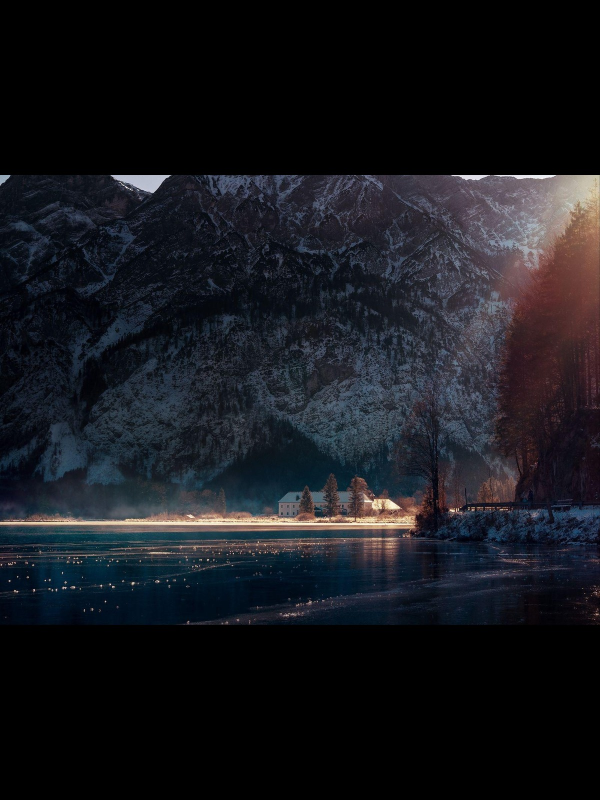
#> input picture images/nature.jpg, 1200 x 1600 px, found by its file name (shown at 1/2 size)
$ python Arith_operatn_on_img.py
#> lines starting #> are read from the running program, lines starting #| are printed output that depends on the picture
import cv2
import numpy

#reading image
img1 = cv2.imread('cv2 work\\images\\nature.jpg')
#> img1 is the input picture: shape (1600, 1200, 3); mean B, G, R 29.8, 24.4, 23
img2 = cv2.imread('cv2 work\\images\\mix_colors.jpg')
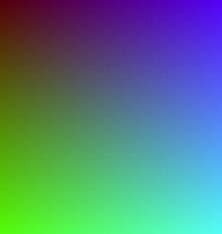
#> input picture images/mix_colors.jpg, 222 x 234 px, found by its file name
#> img2 is the input picture: shape (234, 222, 3); mean B, G, R 126.8, 126.2, 83.8
#change size of image so that it will fully shown
img1=cv2.resize(img1,(500,500))
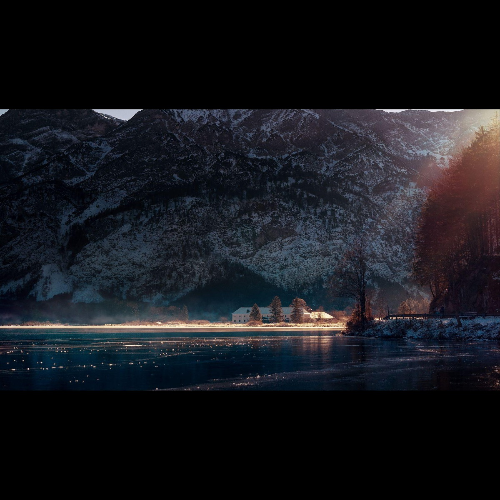
#> img1: shape (500, 500, 3); mean B, G, R 29.8, 24.4, 23
img2=cv2.resize(img2,(500,500))
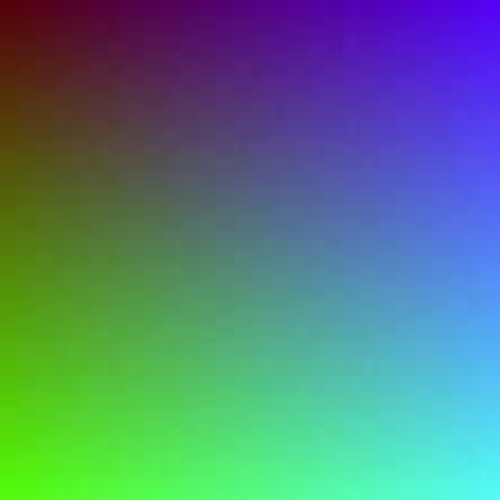
#> img2: shape (500, 500, 3); mean B, G, R 126.7, 126.1, 83.7
#lets add images
add = cv2.addWeighted(img1,0.5,img2,0.4,0)
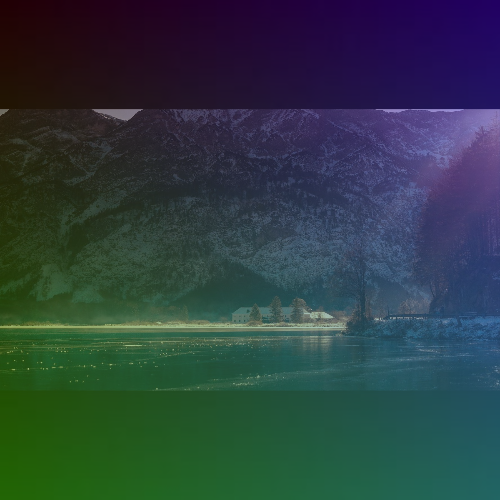
#> add: shape (500, 500, 3); mean B, G, R 65.6, 62.7, 45
#subtracting two images
sub = cv2.subtract(img1,img2)
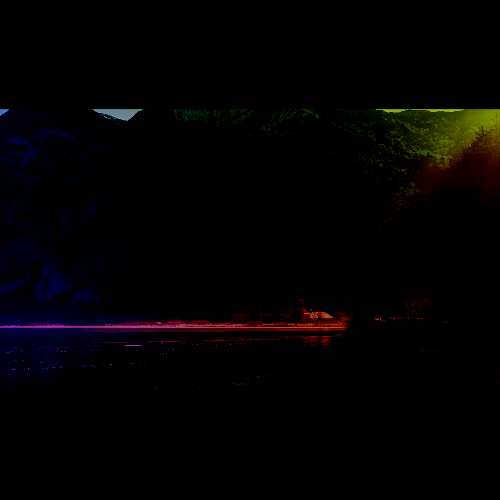
#> sub: shape (500, 500, 3); mean B, G, R 2.4, 1.9, 3.2
cv2.imshow("Added Image",add)
cv2.imshow("subtract image",sub)
cv2.waitKey(0)
cv2.destroyAllWindows()
